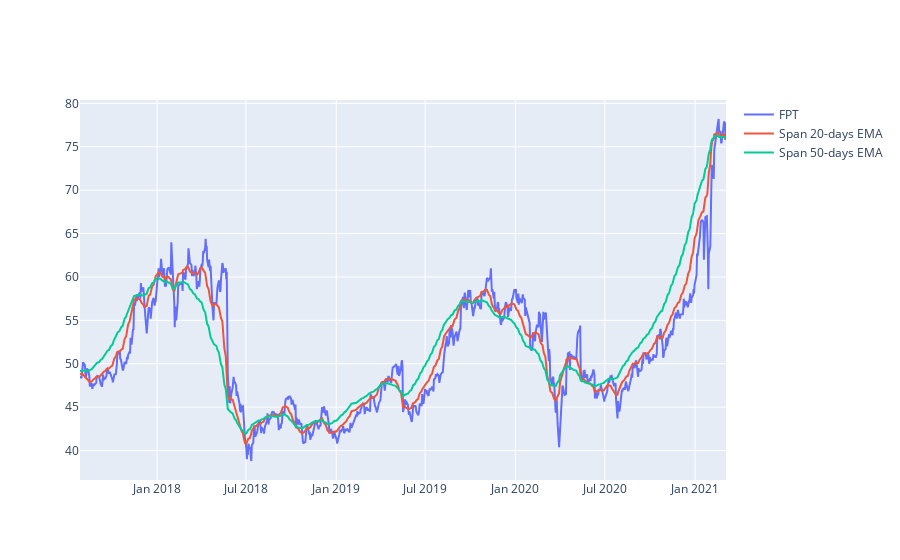

Notebook cell for this chart:
### Code cell
#plot linechart for HPG price
short_rolling = df['<Close>'].rolling(window=20).mean()

ema_long = df['<Close>'].ewm(span=50, adjust=False).mean()
ema_short = df['<Close>'].ewm(span=20, adjust=False).mean()
line_price = df['<Close>']
fig = go.Figure()
#px.line(df_hpg, x='datetime', y='<Close>', labels={'x':'Date', 'y':'Price'})

fig.add_trace(go.Scatter(x=df.datetime, y=line_price, 
                        mode='lines', name='FPT'))

fig.add_trace(go.Scatter(x=df.datetime, y=ema_short, 
                        mode='lines', name='Span 20-days EMA'))

fig.add_trace(go.Scatter(x=df.datetime, y=ema_long, 
                        mode='lines', name='Span 50-days EMA'))

### Figure 1 — Plotly figure (JSON) as saved in the notebook; plotly's stock layout.template omitted (floating-point values rounded to 4 significant figures; data arrays with more than 128 entries replaced by an {"elided": "..."} marker saying what was removed)
{"data": [{"mode": "lines", "name": "FPT", "type": "scatter", "x": {"elided": "900 str values"}, "y": {"elided": "900 float values"}}, {"mode": "lines", "name": "Span 20-days EMA", "type": "scatter", "x": {"elided": "900 str values"}, "y": {"elided": "900 float values"}}, {"mode": "lines", "name": "Span 50-days EMA", "type": "scatter", "x": {"elided": "900 str values"}, "y": {"elided": "900 float values"}}], "layout": {}}
